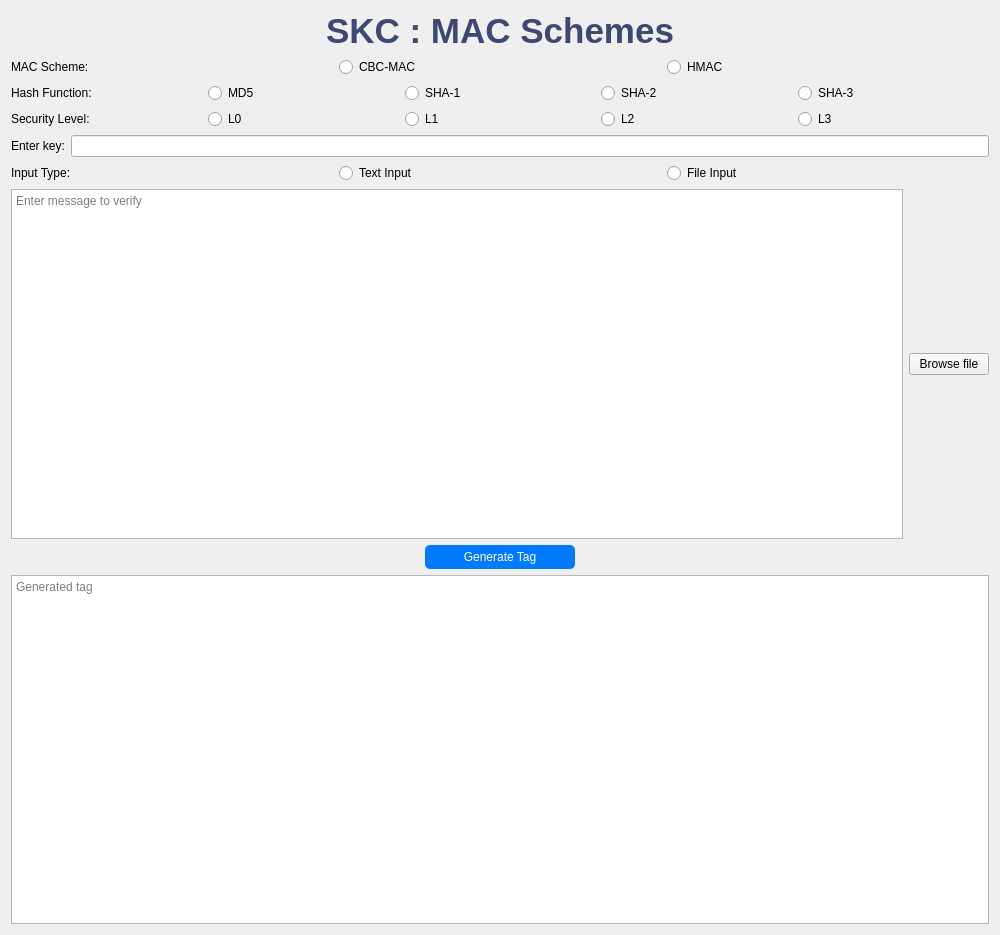
<?xml version="1.0" encoding="UTF-8"?>
<ui version="4.0">
    <class>SKC_MAC_Schemes</class>
    <widget class="QWidget" name="SKC_MAC_Schemes">
        <property name="geometry">
            <rect>
                <x>0</x>
                <y>0</y>
                <width>1000</width>
                <height>935</height>
            </rect>
        </property>
        <property name="windowTitle">
            <string>SKC : MAC Schemes</string>
        </property>
        <layout class="QVBoxLayout" name="verticalLayout">
            <item>
                <widget class="QLabel" name="mainTitle">
                    <property name="styleSheet">
                        <string>font-size: 35px; font-weight: bold; color: #3f4773;</string>
                    </property>
                    <property name="text">
                        <string>SKC : MAC Schemes</string>
                    </property>
                    <property name="alignment">
                        <set>Qt::AlignCenter</set>
                    </property>
                </widget>
            </item>
            <item>
                <layout class="QHBoxLayout" name="macSchemeLayout">
                    <item>
                        <layout class="QHBoxLayout">
                            <item>
                                <widget class="QLabel" name="chooseSchemeLabel">
                                    <property name="text">
                                        <string>MAC Scheme:</string>
                                    </property>
                                </widget>
                            </item>
                            <item>
                                <widget class="QRadioButton" name="cbcMacRadioButton">
                                    <property name="text">
                                        <string>CBC-MAC</string>
                                    </property>
                                    <attribute name="buttonGroup">
                                        <string notr="true">selMacAlgo</string>
                                    </attribute>
                                </widget>
                            </item>
                            <item>
                                <widget class="QRadioButton" name="hmacRadioButton">
                                    <property name="text">
                                        <string>HMAC</string>
                                    </property>
                                    <attribute name="buttonGroup">
                                        <string notr="true">selMacAlgo</string>
                                    </attribute>
                                </widget>
                            </item>
                        </layout>
                    </item>
                </layout>
            </item>
            <item>
                <layout class="QHBoxLayout" name="hashFunctionLayout">
                    <item>
                        <layout class="QHBoxLayout">
                            <item>
                                <widget class="QLabel" name="hashFunctionLabel">
                                    <property name="text">
                                        <string>Hash Function:</string>
                                    </property>
                                </widget>
                            </item>
                            <item>
                                <widget class="QRadioButton" name="md5RadioButton">
                                    <property name="text">
                                        <string>MD5</string>
                                    </property>
                                    <attribute name="buttonGroup">
                                        <string notr="true">selHashAlgo</string>
                                    </attribute>
                                </widget>
                            </item>
                            <item>
                                <widget class="QRadioButton" name="sha1RadioButton">
                                    <property name="text">
                                        <string>SHA-1</string>
                                    </property>
                                    <attribute name="buttonGroup">
                                        <string notr="true">selHashAlgo</string>
                                    </attribute>
                                </widget>
                            </item>
                            <item>
                                <widget class="QRadioButton" name="sha2RadioButton">
                                    <property name="text">
                                        <string>SHA-2</string>
                                    </property>
                                    <attribute name="buttonGroup">
                                        <string notr="true">selHashAlgo</string>
                                    </attribute>
                                </widget>
                            </item>
                            <item>
                                <widget class="QRadioButton" name="sha3RadioButton">
                                    <property name="text">
                                        <string>SHA-3</string>
                                    </property>
                                    <attribute name="buttonGroup">
                                        <string notr="true">selHashAlgo</string>
                                    </attribute>
                                </widget>
                            </item>
                        </layout>
                    </item>
                </layout>
            </item>
            <item>
                <layout class="QHBoxLayout" name="securityLevelLayout">
                    <item>
                        <layout class="QHBoxLayout">
                            <item>
                                <widget class="QLabel" name="securityLevelLabel">
                                    <property name="text">
                                        <string>Security Level:</string>
                                    </property>
                                </widget>
                            </item>
                            <item>
                                <widget class="QRadioButton" name="level0RadioButton">
                                    <property name="text">
                                        <string>L0</string>
                                    </property>
                                    <attribute name="buttonGroup">
                                        <string notr="true">selSecLevel</string>
                                    </attribute>
                                </widget>
                            </item>
                            <item>
                                <widget class="QRadioButton" name="level1RadioButton">
                                    <property name="text">
                                        <string>L1</string>
                                    </property>
                                    <attribute name="buttonGroup">
                                        <string notr="true">selSecLevel</string>
                                    </attribute>
                                </widget>
                            </item>
                            <item>
                                <widget class="QRadioButton" name="level2RadioButton">
                                    <property name="text">
                                        <string>L2</string>
                                    </property>
                                    <attribute name="buttonGroup">
                                        <string notr="true">selSecLevel</string>
                                    </attribute>
                                </widget>
                            </item>
                            <item>
                                <widget class="QRadioButton" name="level3RadioButton">
                                    <property name="text">
                                        <string>L3</string>
                                    </property>
                                    <attribute name="buttonGroup">
                                        <string notr="true">selSecLevel</string>
                                    </attribute>
                                </widget>
                            </item>
                        </layout>
                    </item>
                </layout>
            </item>
            <item>
                <layout class="QHBoxLayout">
                    <item>
                        <widget class="QLabel" name="keyLabel">
                            <property name="text">
                                <string>Enter key:</string>
                            </property>
                        </widget>
                    </item>
                    <item>
                        <widget class="QLineEdit" name="inputKey"/>
                    </item>
                </layout>
            </item>
            <item>
                <layout class="QHBoxLayout" name="inputTypeLayout">
                    <item>
                        <layout class="QHBoxLayout">
                            <item>
                                <widget class="QLabel" name="inputTypeLabel">
                                    <property name="text">
                                        <string>Input Type:</string>
                                    </property>
                                </widget>
                            </item>
                            <item>
                                <widget class="QRadioButton" name="textInputRadioButton">
                                    <property name="text">
                                        <string>Text Input</string>
                                    </property>
                                    <attribute name="buttonGroup">
                                        <string notr="true">selInputType</string>
                                    </attribute>
                                </widget>
                            </item>
                            <item>
                                <widget class="QRadioButton" name="fileInputRadioButton">
                                    <property name="text">
                                        <string>File Input</string>
                                    </property>
                                    <attribute name="buttonGroup">
                                        <string notr="true">selInputType</string>
                                    </attribute>
                                </widget>
                            </item>
                        </layout>
                    </item>
                </layout>
            </item>
            <item>
                <layout class="QHBoxLayout" name="inputTextLayout">
                    <item>
                        <widget class="QTextEdit" name="inputText">
                            <property name="placeholderText">
                                <string>Enter message to verify</string>
                            </property>
                        </widget>
                    </item>
                    <item>
                        <widget class="QPushButton" name="btnChooseFile">
                            <property name="text">
                                <string>Browse file</string>
                            </property>
                        </widget>
                    </item>
                </layout>
            </item>
            <item>
                <layout class="QHBoxLayout" name="verifyButtonLayout">
                    <item>
                        <widget class="QPushButton" name="btnGenTag">
                            <property name="maximumSize">
                                <size>
                                    <width>150</width>
                                    <height>30</height>
                                </size>
                            </property>
                            <property name="styleSheet">
                                <string>background-color: #007BFF; color: white; padding: 5px 10px; border-radius: 5px;</string>
                            </property>
                            <property name="text">
                                <string>Generate Tag</string>
                            </property>
                        </widget>
                    </item>
                </layout>
            </item>
            <item>
                <layout class="QHBoxLayout" name="outputTextLayout">
                    <item>
                        <widget class="QTextEdit" name="outputText">
                            <property name="readOnly">
                                <bool>true</bool>
                            </property>
                            <property name="placeholderText">
                                <string>Generated tag</string>
                            </property>
                        </widget>
                    </item>
                </layout>
            </item>
        </layout>
    </widget>
    <resources/>
    <connections/>
    <buttongroups>
        <buttongroup name="selMacAlgo"/>
        <buttongroup name="selHashAlgo"/>
        <buttongroup name="selSecLevel"/>
        <buttongroup name="selInputType"/>
    </buttongroups>
</ui>
